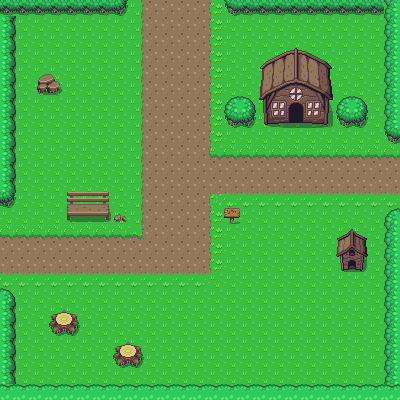

A level layout from a 2D game, rendered from its tile map. Below: a short description, then the map file with its tile-grid data intact:
An orthogonal 25x25 tile map with 16x16 px tiles, 2 tile layers (Ground, Collisions) and 14 objects.

<map version="1.10" tiledversion="1.11.2" orientation="orthogonal" renderorder="left-down" width="25" height="25" tilewidth="16" tileheight="16" infinite="0" nextlayerid="5" nextobjectid="15">
 <tileset firstgid="1" source="Overworld.tsx" />
 <layer id="1" name="Ground" width="25" height="25">
  <data encoding="csv">
1,1,1,1,1,1,1,1,1201,1202,1202,1202,1202,1203,1,1,1,1,1,1,1,1,1,1,1,
1,1,1,1,1,1,1,1,1201,1202,1202,1202,1202,1203,1,1,1,1,1,1,1,1,1,1,1,
1,1,1,1,1,1,1,1,1201,1202,1202,1202,1202,1203,1,1,1,1,1,1,1,1,1,1,1,
1,1,1,1,1,1,1,1,1201,1202,1202,1202,1202,1203,1,1,1,1,1,1,1,1,1,1,1,
1,1,1,1,1,1,1,1,1201,1202,1202,1202,1202,1203,1,1,1,1,1,1,1,1,1,1,1,
1,1,1,1,1,1,1,1,1201,1202,1202,1202,1202,1203,1,1,1,1,1,1,1,1,1,1,1,
1,1,1,1,1,1,1,1,1201,1202,1202,1202,1202,1203,1,1,1,1,1,1,1,1,1,1,1,
1,1,1,1,1,1,1,1,1201,1202,1202,1202,1202,1203,1,1,1,1,1,1,1,1,1,1,1,
1,1,1,1,1,1,1,1,1201,1202,1202,1202,1202,1203,1,1,1,1,1,1,1,1,1,1,1,
1,1,1,1,1,1,1,1,1201,1202,1202,1202,1202,1321,1162,1162,1162,1162,1162,1162,1162,1162,1162,1162,1162,
1,1,1,1,1,1,1,1,1201,1202,1202,1202,1202,1202,1202,1202,1202,1202,1202,1202,1202,1202,1202,1202,1202,
1,1,1,1,1,1,1,1,1201,1202,1202,1202,1202,1202,1202,1202,1202,1202,1202,1202,1202,1202,1202,1202,1202,
1,1,1,1,1,1,1,1,1201,1202,1202,1202,1202,1281,1242,1242,1242,1242,1242,1242,1242,1242,1242,1242,1242,
1,1,1,1,1,1,1,1,1201,1202,1202,1202,1202,1203,1,1,1,1,1,1,1,1,1,1,1,
1162,1162,1162,1162,1162,1162,1162,1162,1322,1202,1202,1202,1202,1203,1,1,1,1,1,1,1,1,1,1,1,
1202,1202,1202,1202,1202,1202,1202,1202,1202,1202,1202,1202,1202,1203,1,1,1,1,1,1,1,1,1,1,1,
1202,1202,1202,1202,1202,1202,1202,1202,1202,1202,1202,1202,1202,1203,1,1,1,1,1,1,1,1,1,1,1,
1242,1242,1242,1242,1242,1242,1242,1242,1242,1242,1242,1242,1242,1243,1,1,1,1,1,1,1,1,1,1,1,
1,1,1,1,1,1,1,1,1,1,1,1,1,1,1,1,1,1,1,1,1,1,1,1,1,
1,1,1,1,1,1,1,1,1,1,1,1,1,1,1,1,1,1,1,1,1,1,1,1,1,
1,1,1,1,1,1,1,1,1,1,1,1,1,1,1,1,1,1,1,1,1,1,1,1,1,
1,1,1,1,1,1,1,1,1,1,1,1,1,1,1,1,1,1,1,1,1,1,1,1,1,
1,1,1,1,1,1,1,1,1,1,1,1,1,1,1,1,1,1,1,1,1,1,1,1,1,
1,1,1,1,1,1,1,1,1,1,1,1,1,1,1,1,1,1,1,1,1,1,1,1,1,
1,1,1,1,1,1,1,1,1,1,1,1,1,1,1,1,1,1,1,1,1,1,1,1,1
</data>
 </layer>
 <layer id="3" name="Collisions" width="25" height="25">
  <data encoding="csv">
766,766,766,766,766,766,766,687,0,0,0,0,0,0,686,766,766,766,766,766,766,766,766,766,727,
728,0,0,0,0,0,0,0,0,0,0,0,0,0,0,0,0,0,0,0,0,0,0,0,727,
728,0,0,0,0,0,0,0,0,0,0,0,0,0,0,0,0,0,0,0,0,0,0,0,727,
728,0,0,0,0,0,0,0,0,0,0,0,0,0,0,0,7,8,9,10,11,0,0,0,727,
728,0,45,46,0,0,0,0,0,0,0,0,0,0,0,0,47,48,49,50,51,0,0,0,727,
728,0,85,86,0,0,0,0,0,0,0,0,0,0,0,0,87,88,89,90,91,0,0,0,727,
728,0,0,0,0,0,0,0,0,0,0,0,0,0,646,647,127,128,129,130,131,646,647,0,727,
728,0,0,0,0,0,0,0,0,0,0,0,0,0,686,687,167,168,169,170,171,686,687,0,727,
728,0,0,0,0,0,0,0,0,0,0,0,0,0,0,0,0,0,0,0,0,0,0,0,686,
728,0,0,0,0,0,0,0,0,0,0,0,0,0,0,0,0,0,0,0,0,0,0,0,0,
728,0,0,0,0,0,0,0,0,0,0,0,0,0,0,0,0,0,0,0,0,0,0,0,0,
728,0,0,0,0,0,0,0,0,0,0,0,0,0,0,0,0,0,0,0,0,0,0,0,0,
687,0,0,0,189,190,191,0,0,0,0,0,0,0,0,0,0,0,0,0,0,0,0,0,0,
0,0,0,0,229,230,231,211,0,0,0,0,0,0,115,0,0,0,0,0,0,0,0,0,646,
0,0,0,0,0,0,0,0,0,0,0,0,0,0,0,0,0,0,0,0,0,214,215,0,727,
0,0,0,0,0,0,0,0,0,0,0,0,0,0,0,0,0,0,0,0,0,254,255,0,727,
0,0,0,0,0,0,0,0,0,0,0,0,0,0,0,0,0,0,0,0,0,294,295,0,727,
0,0,0,0,0,0,0,0,0,0,0,0,0,0,0,0,0,0,0,0,0,0,0,0,727,
647,0,0,0,0,0,0,0,0,0,0,0,0,0,0,0,0,0,0,0,0,0,0,0,727,
728,0,0,152,153,0,0,0,0,0,0,0,0,0,0,0,0,0,0,0,0,0,0,0,727,
728,0,0,192,193,0,0,0,0,0,0,0,0,0,0,0,0,0,0,0,0,0,0,0,727,
728,0,0,0,0,0,0,152,153,0,0,0,0,0,0,0,0,0,0,0,0,0,0,0,727,
728,0,0,0,0,0,0,192,193,0,0,0,0,0,0,0,0,0,0,0,0,0,0,0,727,
728,0,0,0,0,0,0,0,0,0,0,0,0,0,0,0,0,0,0,0,0,0,0,0,727,
726,726,726,726,726,726,726,726,726,726,726,726,726,726,726,726,726,726,726,726,726,726,726,726,726
</data>
 </layer>
 <objectgroup id="4" name="Collision Mask">
  <object id="1" x="0" y="-1.34737" width="15.4947" height="209.516" />
  <object id="2" x="-0.673684" y="-0.673684" width="128.674" height="16.1684" />
  <object id="3" x="224.337" y="-0.673684" width="174.484" height="16.8421" />
  <object id="4" x="382.653" y="-1.34737" width="16.8421" height="146.189" />
  <object id="5" x="384" y="207.495" width="16.1684" height="193.347" />
  <object id="6" x="-0.673684" y="286.989" width="17.5158" height="112.505" />
  <object id="7" x="-1.34737" y="381.979" width="401.516" height="18.8632" />
  <object id="8" x="49.1789" y="308.547" width="30.3158" height="26.9474" />
  <object id="9" x="112.505" y="342.232" width="30.9895" height="25.6" />
  <object id="10" x="223.663" y="206.821" width="16.8421" height="16.8421" />
  <object id="11" x="64.6737" y="190.653" width="63.3263" height="33.0105" />
  <object id="12" x="35.0316" y="70.7368" width="26.9474" height="24.2526" />
  <object id="13" x="336.168" y="229.053" width="30.9895" height="42.4421" />
  <object id="14" x="223.667" y="128">
   <polygon points="0,0 63.3333,-0.666667 63.3333,-17.6667 80.6667,-17.6667 80.6667,-0.333333 144.667,-0.333333 144.667,-32.3333 110,-32.3333 108.333,-65 71.6667,-81.3333 39.6667,-66 35.6667,-61 35,-32 0.333333,-32.3333" />
  </object>
 </objectgroup>
</map>
